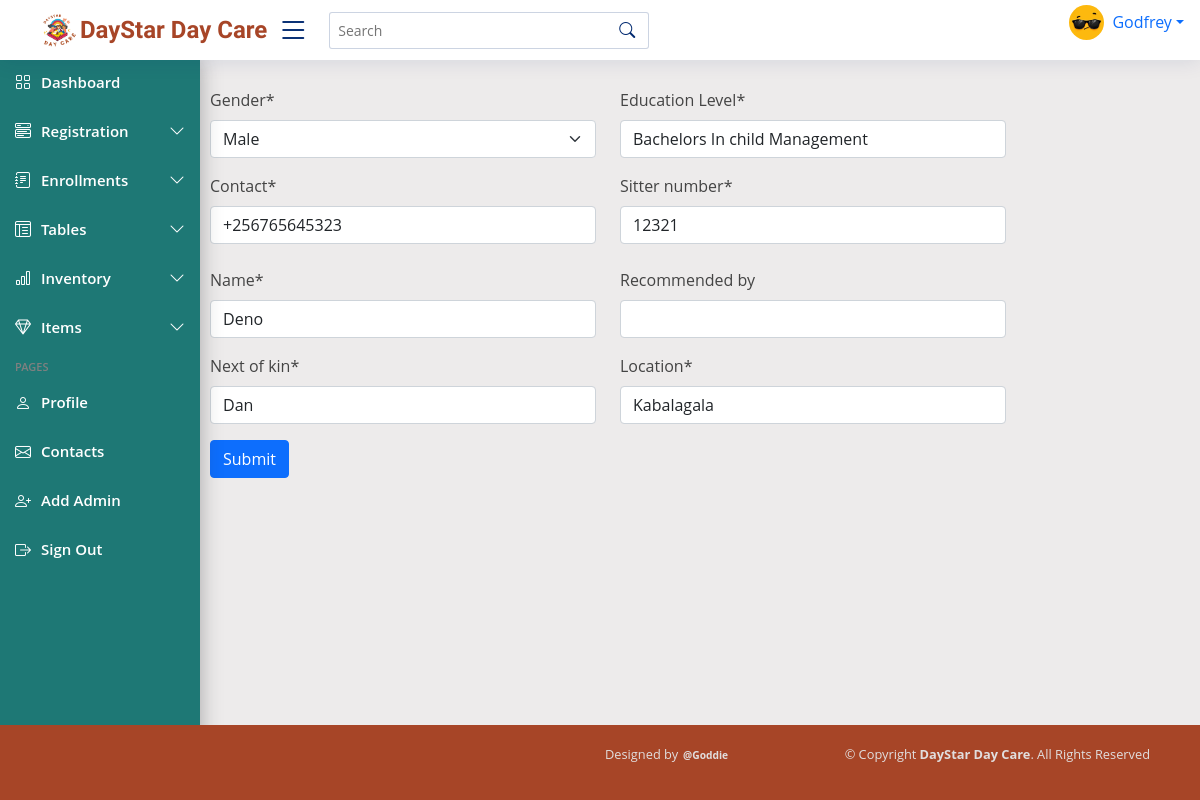
Page /edit/1/ on the committed database.
### dayStarApp/models.py (models this page shows, shortened)
class Sitter(models.Model):
    name = models.CharField(max_length=100, blank=False)
    age = models.PositiveIntegerField(default=1, blank=False)
    gender = models.CharField(max_length=100)
    location = models.CharField(max_length=100)
    contact = models.CharField(max_length=13, validators=[MinLengthValidator(10)])
    education_Level = models.CharField(max_length=255, blank=False, null=True)
    religion = models.CharField(max_length=100, blank=True)
    next_of_kin = models.CharField(max_length=200, blank=False, default= None)
    recommended_by = models.CharField(max_length=100, null=True, blank=True)
    sitter_number = models.CharField(max_length=10, unique=True, blank=False, default=None)
    NIN = models.CharField(max_length=14, blank=False, null=True)

### dayStarApp/views.py (the view)
# urls.py: path('edit/<int:item_id>/', views.edit_page, name='edit_sitter'),
def edit_page(request, item_id):
    item = Sitter.objects.get(pk=item_id)
    if request.method == 'POST':
        form = Sitter_regForm(request.POST, instance=item)
        if form.is_valid():
            form.save()
            return redirect('success_page')  # Redirect to a success page
    else:
        form = Sitter_regForm(instance=item)
    return render(request, 'dayStarApp/edit_sitter.html', {'form': form})

### dayStarApp/templates/dayStarApp/edit_sitter.html (shortened to what this page needs)
{% extends "dayStarApp/base.html" %} {% load crispy_forms_tags %} {% load static
%} {% block content %}
<main class="main" id="main">
  {% crispy form %}
</main>
{% endblock %}

### dayStarApp/static/css/style.css (style rules this page uses)
:root { scroll-behavior: smooth; }
body { font-family: "Open Sans", sans-serif; color: #444444; background: #edebeb; }
#main { margin-top: 60px; padding: 20px 30px; transition: all 0.3s; }
.header-nav ul .nav-item, span { list-style-type: none; }
@media (min-width: 1200px) { #main { margin-left: 15%; } }

### rows in the picture
Sitter: gender "Male", education_Level "Bachelors In child Management", contact "+256765645323", sitter_number "12321", name "Deno", next_of_kin "Dan", location "Kabalagala"
